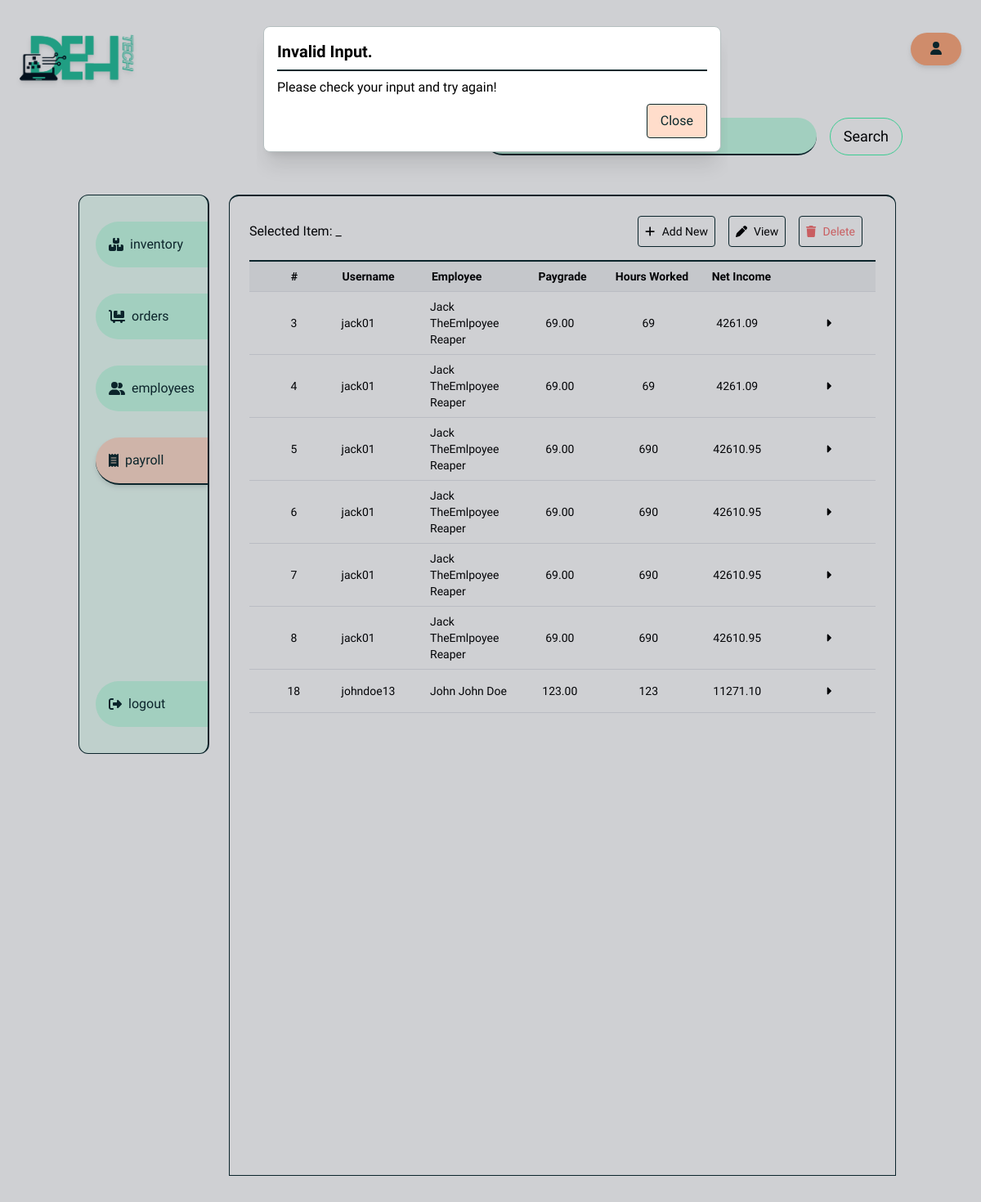
The page /admin/?page=payroll&res=invalidinput (signed in) on the database its author committed.
### tables this page shows
CREATE TABLE `user` (
  `id` int(11) NOT NULL AUTO_INCREMENT,
  `username` varchar(45) NOT NULL,
  `first_name` varchar(45) NOT NULL,
  `last_name` varchar(45) NOT NULL,
  `middle_name` varchar(45) DEFAULT NULL,
  `phone_number` varchar(45) DEFAULT NULL,
  `email` varchar(45) NOT NULL,
  `address` varchar(255) NOT NULL,
  `birthdate` date DEFAULT NULL,
  `age` int(11) DEFAULT NULL,
  `role_id` int(11) DEFAULT NULL,
  `department_id` int(11) DEFAULT NULL,
  `image_dir` longtext DEFAULT NULL,
  `created_at` date DEFAULT current_timestamp(),
  PRIMARY KEY (`id`),
  KEY `fk_role_id_1_idx` (`role_id`),
  KEY `fk_department_id_1_idx` (`department_id`),
  CONSTRAINT `fk_department_id_1` FOREIGN KEY (`department_id`) REFERENCES `department` (`id`) ON DELETE CASCADE ON UPDATE NO ACTION,
  CONSTRAINT `fk_role_id_1` FOREIGN KEY (`role_id`) REFERENCES `role` (`id`) ON DELETE CASCADE ON UPDATE NO ACTION
);

CREATE TABLE `salary` (
  `id` int(11) NOT NULL AUTO_INCREMENT,
  `net_amount` decimal(10,2) DEFAULT NULL,
  `hoursWorked` int(11) NOT NULL,
  `gross_amount` decimal(10,2) DEFAULT NULL,
  `benefits_id` int(11) DEFAULT NULL,
  `tax_percentage` decimal(10,2) DEFAULT NULL,
  PRIMARY KEY (`id`),
  KEY `fk_benefits_id_1_idx` (`benefits_id`),
  CONSTRAINT `fk_benefits_id_1` FOREIGN KEY (`benefits_id`) REFERENCES `benefits` (`id`) ON DELETE CASCADE ON UPDATE NO ACTION
);

CREATE TABLE `user_has_salary` (
  `user_id` int(11) NOT NULL AUTO_INCREMENT,
  `salary_id` int(11) NOT NULL,
  `payGrade` decimal(10,2) NOT NULL DEFAULT 0.00,
  `created_at` date DEFAULT NULL,
  PRIMARY KEY (`user_id`,`salary_id`),
  KEY `fk_user_has_salary_salary1_idx` (`salary_id`),
  KEY `fk_user_has_salary_user1_idx` (`user_id`),
  CONSTRAINT `fk_user_has_salary_salary1` FOREIGN KEY (`salary_id`) REFERENCES `salary` (`id`) ON DELETE CASCADE ON UPDATE NO ACTION,
  CONSTRAINT `fk_user_has_salary_user1` FOREIGN KEY (`user_id`) REFERENCES `user` (`id`) ON DELETE CASCADE ON UPDATE NO ACTION
);

### scripts/db-manager.php (called while the page is built, shortened)
<?php
class DatabaseManager
{
    private ?mysqli $connection = null;
    private ?mysqli_stmt $statement = null;
    private ?string $host = null;
    private ?string $username = null;
    private ?string $password = null;
    private ?string $database = null;
    public function setConnectionInfo(string $host, string $username, string $password, string $database)
    {
        $this->host = $host;
        $this->username = $username;
        $this->password = $password;
        $this->database = $database;
        return $this;
    }
    public function connect()
    {
        if ($this->connection) {
            return $this->connection;
        }
        $this->connection = mysqli_connect($this->host, $this->username, $this->password)
            or throw new Exception("Could not connect to database");
        mysqli_select_db($this->connection, $this->database)
            or throw new Exception("Error selecting database", 1);
        return $this;
    }
    public function prepareStatement(string $query, array $params = []): mysqli_stmt
    {
        $this->query = $query;
        $this->statement = mysqli_prepare($this->connection, $this->query)
            or throw new Exception("Could not prepare statement: " . mysqli_error($this->connection));
        if (!mysqli_stmt_execute($this->statement)) {
            throw new Exception("Could not execute statement: " . mysqli_error($this->connection));
        }
        return $this->statement;
    }
    public function executeQuery(string $query, array $params = []): array
    {
        $this->query = $query;
        $this->prepareStatement($this->query, $params);
        $this->result = mysqli_stmt_get_result($this->statement);
        $rows = [];
        while ($row = mysqli_fetch_assoc($this->result)) {
            $rows[] = $row;
        }
        return $rows;
    }
}

### scripts/db-config.php (called while the page is built, shortened)
<?php
require_once 'db-manager.php';
final class DatabaseConfig extends DatabaseManager
{
    public function __construct()
    {
        return $this;
    }
}

### admin/pages/payroll.php (the view, shortened to what this page needs)
<?php
$isEmp = $_SESSION['userRoleId'] == 4;
$searchVal = isset($_GET['search']) ? $_GET['search'] : null;
$query = <<<SQL
SELECT
    s.id,
    u.id as user_id,
    u.username,
    CONCAT(u.first_name, ' ', u.middle_name, ' ', u.last_name) as employee,
    uhs.payGrade as pay_grade,
    s.hoursWorked as hours_worked,
    s.net_amount as net_value,
    s.gross_amount as gross_value,
    b.philHealth as philhealth,
    b.sss as sss,
    b.pagIbig as pagibig,
    s.tax_percentage as tax_percentage
FROM
    user as u
    INNER JOIN user_has_salary as uhs ON u.id = uhs.user_id
    INNER JOIN salary as s ON s.id = uhs.salary_id
    INNER JOIN benefits as b ON b.id = s.benefits_id
SQL;
if ($searchVal) {
    $query .= " WHERE u.username LIKE '%$searchVal%' OR CONCAT(u.first_name, ' ', u.middle_name, ' ', u.last_name) LIKE '%$searchVal%' OR s.id LIKE '%$searchVal%'";
} elseif ($isEmp) {
    $query .= " WHERE u.id = {$_SESSION['adminId']}";
} else {
    $query .= " ORDER BY u.id ASC";
}
try {
    $dbc = new DatabaseConfig();
    $users = $dbc->executeQuery(
        $query
    );
} catch (Exception $ex) {
    echo $ex->getMessage();
}
?>
<div class="relative flex container flex-col space-y-4 h-full overflow-y-auto">
    <div class="<?= $isEmp ? 'hidden' : '' ?> container flex items-center justify-between">
        <h3>Selected Item: <span id="selectedItemId">_</span> </h3>
        <div class="flex justify-end space-x-4 px-4 text-sm">
            <button id="create_payroll" name="create_payroll" onclick="btnActionsClicked(this)" class="flex items-center justify-center space-x-2 border border-accent p-2 rounded hover:bg-primary50 hover:border-b-2 hover:shadow-md hover:scale-[.95] transform transition-all">
                <i class="fas fa-plus">
                </i>
                <span>
                    Add New
                </span>
            </button>
            <button id="view_payroll" name="view_payroll" onclick="btnActionsClicked(this)" class="flex items-center justify-center space-x-2 border border-accent p-2 rounded hover:bg-primary50 hover:border-b-2 hover:shadow-md hover:scale-[.95] transform transition-all">
                <i class="fas fa-pen">
                </i>
                <span>
                    View
                </span>
            </button>
            <button id="delete_payroll" name="delete_payroll" onclick="btnActionsClicked(this)" class="text-red-400 flex items-center justify-center space-x-2 border border-accent p-2 rounded hover:bg-primary50 hover:border-b-2 hover:shadow-md hover:scale-[.95] transform transition-all">
                <i class="fas fa-trash">
                </i>
                <span>
                    Delete
                </span>
            </button>
        </div>
    </div>
    <div class="container border-t-2 border-accent ">
        <div class="w-full flex flex-col">
            <div class="flex items-center justify-around space-x-2 border-b p-1 py-2 bg-gray-100">
                <h3 class="w-1/6 text-center text-ellipsis font-semibold text-sm">
                    #
                </h3>
                <h3 class="w-1/6 text-left text-ellipsis font-semibold text-sm">
                    Username
                </h3>
                <h3 class="w-1/6 text-left text-ellipsis font-semibold text-sm">
                    Employee
                </h3>
                <h3 class="w-1/6 text-center text-ellipsis font-semibold text-sm">
                    Paygrade
                </h3>
                <h3 class="w-1/6 text-center text-ellipsis font-semibold text-sm">
                    Hours Worked
                </h3>
                <h3 class="w-1/6 text-center text-ellipsis font-semibold text-sm">
                    Net Income
                </h3>
                <h3 class="w-1/6 text-center text-ellipsis font-semibold text-sm">
                </h3>
            </div>
            <?php foreach ($users as $user) : ?>
                <div onclick="rowClicked(this)" name="payroll_<?= $user['id'] ?>" id="payroll_<?= $user['id'] ?>" class="flex items-center justify-around space-x-2 border-b  p-1 py-2 hover:bg-primary30 hover:border-y-2 hover:border-accent hover:scale-x-105 hover:font-bold transform transition-all">
                    <p class="w-1/6 text-center text-ellipsis font-light text-sm">
                        <?= $user['id'] ?>
                    </p>
                    <p class="w-1/6 text-left text-ellipsis font-light text-sm">
                        <?= $user['username'] ?>
                    </p>
                    <p class="w-1/6 text-left text-ellipsis font-light text-sm">
                        <?= $user['employee'] ?>
                    </p>
                    <p class="w-1/6 text-center text-ellipsis font-light text-sm">
                        <?= $user['pay_grade'] ?>
                    </p>
                    <p class="w-1/6 text-center text-ellipsis font-light text-sm">
                        <?= $user['hours_worked'] ?>
                    </p>
                    <p class="w-1/6 text-center text-ellipsis font-light text-sm">
                        <?= $user['net_value'] ?>
                    </p>
                    <a name="viewItem" href="./?page=payroll&id=<?= $user['id'] ?>&mode=view" class="w-1/6 z-10 text-center p-2 px-4 font-light text-sm relative">
                        <i class="fas fa-caret-right hover:text-3xl hover:text-secondary transform transition-all"></i>
                    </a>
                </div>
            <?php endforeach; ?>
        </div>
    </div>
</div>
<?php if (isset($_GET['res'])) : ?>
    <?php
    switch ($_GET['res']) {
        case 'invalidinput':
            echo createModal(
                visible: true,
                title: "Invalid Input.",
                message: "Please check your input and try again!"
            );
            break;
    }
    ?>
<?php endif; ?>

### css/main.css (style rules this page uses)
html { line-height: 1.5; -webkit-text-size-adjust: 100%; -moz-tab-size: 4; -o-tab-size: 4; tab-size: 4; font-family: Lexend, sans-serif; font-feature-settings: normal; font-variation-settings: normal; }
body { margin: 0; line-height: inherit; }
h1, h2, h3, h4, h5, h6 { font-size: inherit; font-weight: inherit; }
a { color: inherit; text-decoration: inherit; }
button, input, optgroup, select, textarea { font-family: inherit; font-feature-settings: inherit; font-variation-settings: inherit; font-size: 100%; font-weight: inherit; line-height: inherit; color: inherit; margin: 0; padding: 0; }
button, select { text-transform: none; }
button, [type='button'], [type='reset'], [type='submit'] { -webkit-appearance: button; background-color: transparent; background-image: none; }
blockquote, dl, dd, h1, h2, h3, h4, h5, h6, hr, figure, p, pre { margin: 0; }
button, [role="button"] { cursor: pointer; }
img, svg, video, canvas, audio, iframe, embed, object { display: block; vertical-align: middle; }
html { font-family: 'Lexend', system-ui, sans-serif; color: #000; }
.container { width: 100%; }
@media (min-width: 640px) { .container { max-width: 640px; } }
@media (min-width: 768px) { .container { max-width: 768px; } }
@media (min-width: 1024px) { .container { max-width: 1024px; } }
.relative { position: relative; }
.z-10 { z-index: 10; }
.flex { display: flex; }
.h-full { height: 100%; }
.w-1\/6 { width: 16.666667%; }
.w-full { width: 100%; }
.transform { transform: translate(var(--tw-translate-x), var(--tw-translate-y)) rotate(var(--tw-rotate)) skewX(var(--tw-skew-x)) skewY(var(--tw-skew-y)) scaleX(var(--tw-scale-x)) scaleY(var(--tw-scale-y)); }
.flex-col { flex-direction: column; }
.items-center { align-items: center; }
.justify-end { justify-content: flex-end; }
.justify-center { justify-content: center; }
.justify-between { justify-content: space-between; }
.justify-around { justify-content: space-around; }
.space-x-2 > :not([hidden]) ~ :not([hidden]) { --tw-space-x-reverse: 0; margin-right: calc(0.5rem * var(--tw-space-x-reverse)); margin-left: calc(0.5rem * calc(1 - var(--tw-space-x-reverse))); }
.space-x-4 > :not([hidden]) ~ :not([hidden]) { --tw-space-x-reverse: 0; margin-right: calc(1rem * var(--tw-space-x-reverse)); margin-left: calc(1rem * calc(1 - var(--tw-space-x-reverse))); }
.space-y-4 > :not([hidden]) ~ :not([hidden]) { --tw-space-y-reverse: 0; margin-top: calc(1rem * calc(1 - var(--tw-space-y-reverse))); margin-bottom: calc(1rem * var(--tw-space-y-reverse)); }
.overflow-y-auto { overflow-y: auto; }
.text-ellipsis { text-overflow: ellipsis; }
.rounded { border-radius: 0.25rem; }
.border { border-width: 1px; }
.border-b { border-bottom-width: 1px; }
.border-t-2 { border-top-width: 2px; }
.border-accent { --tw-border-opacity: 1; border-color: rgb(11 41 45 / var(--tw-border-opacity)); }
.bg-gray-100 { --tw-bg-opacity: 1; background-color: rgb(243 244 246 / var(--tw-bg-opacity)); }
.p-1 { padding: 0.25rem; }
.p-2 { padding: 0.5rem; }
.px-4 { padding-left: 1rem; padding-right: 1rem; }
.py-2 { padding-top: 0.5rem; padding-bottom: 0.5rem; }
.text-left { text-align: left; }
.text-center { text-align: center; }
.text-sm { font-size: 0.875rem; line-height: 1.25rem; }
.font-light { font-weight: 300; }
.font-semibold { font-weight: 600; }
.text-red-400 { --tw-text-opacity: 1; color: rgb(248 113 113 / var(--tw-text-opacity)); }
.transition-all { transition-property: all; transition-timing-function: cubic-bezier(0.4, 0, 0.2, 1); transition-duration: 150ms; }
* { scrollbar-width: thin; scrollbar-color: #888 #f1f1f1; box-sizing: border-box; margin: 0; padding: 0; }

### rows shown on the page
user: salary.id "3", username "jack01", employee "Jack TheEmlpoyee Reaper", user_has_salary.payGrade "69.00", salary.hoursWorked "69", salary.net_amount "4261.09", salary.id "4", salary.id "5", salary.hoursWorked "690", salary.net_amount "42610.95", salary.id "6", salary.id "7", salary.id "8"
user: salary.id "18", username "johndoe13", employee "John John Doe", user_has_salary.payGrade "123.00", salary.hoursWorked "123", salary.net_amount "11271.10"

### other values the page prints
$title "Invalid Input."
$message "Please check your input and try again!"
$btnClose "Close"
